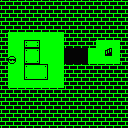

The image is a tile-based game level rendered from a .tmx file. Its description and complete source (layers, tilesets, objects, tile grids) follow:
An orthogonal 16x16 tile map with 8x8 px tiles, 1 tile layer (Kachelebene 1).

<map version="1.0" tiledversion="1.0.3" orientation="orthogonal" renderorder="right-down" width="16" height="16" tilewidth="8" tileheight="8" nextobjectid="1">
 <tileset firstgid="1" source="../tiles.tsx" />
 <layer name="Kachelebene 1" width="16" height="16">
  <data encoding="csv">
184,184,184,184,184,184,184,184,184,184,184,184,184,184,184,184,
184,184,184,184,184,184,184,184,184,184,184,184,184,184,184,184,
184,184,184,184,184,184,184,184,184,184,184,184,184,184,184,184,
184,184,184,184,184,184,184,184,184,184,184,184,184,184,184,184,
184,129,129,129,129,129,129,129,184,184,184,184,184,184,184,184,
184,129,129,142,136,129,129,129,184,184,184,184,129,129,129,184,
184,129,129,138,132,129,129,129,145,145,145,129,129,180,129,184,
184,177,129,141,135,129,129,129,145,145,145,129,129,129,129,184,
184,129,129,138,130,132,129,129,184,184,184,184,184,184,184,184,
184,129,129,141,133,135,129,129,184,184,184,184,184,184,184,184,
184,129,129,129,129,129,129,129,184,184,184,184,184,184,184,184,
184,184,184,184,184,184,184,184,184,184,184,184,184,184,184,184,
184,184,184,184,184,184,184,184,184,184,184,184,184,184,184,184,
184,184,184,184,184,184,184,184,184,184,184,184,184,184,184,184,
184,184,184,184,184,184,184,184,184,184,184,184,184,184,184,184,
184,184,184,184,184,184,184,184,184,184,184,184,184,184,184,184
</data>
 </layer>
</map>
